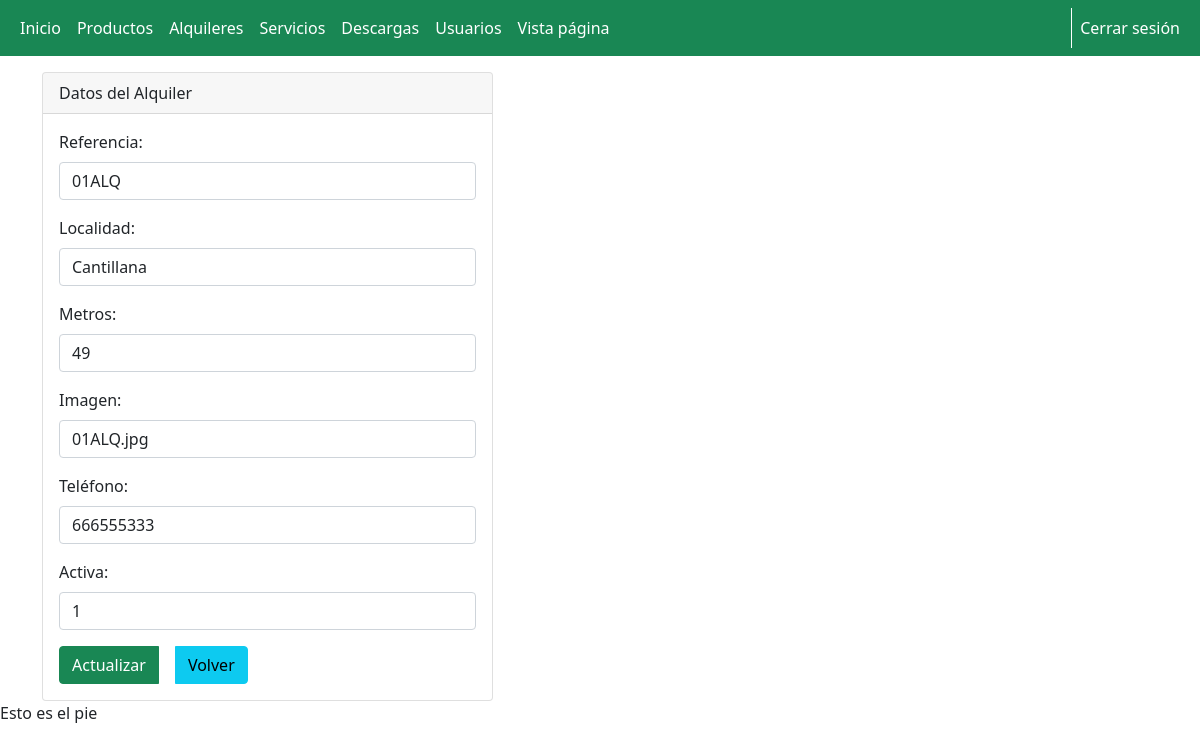
Page /admin/alquileres/formEditarAlquiler.php?id=2 (signed in) on the committed database.
### tables this page shows
CREATE TABLE `alquileres` (
  `id` int(11) NOT NULL,
  `referencia` varchar(25) NOT NULL,
  `localidad` varchar(50) NOT NULL,
  `metros` int(10) NOT NULL,
  `imagen` varchar(50) NOT NULL,
  `telefono` varchar(9) NOT NULL,
  `activa` int(1) NOT NULL
);

### config/conexion.php (called while the page is built, shortened)
<?php
Class Conexion extends Database {
    public function __construct() {
        $this->datos = "mysql:host=127.0.0.1;dbname=$this->dbname";
    }
    public function conexion() {
        try {
            $conn = new PDO($this->datos, $this->username, $this->password);
        } catch (PDOException $pe) {
            die("No se ha podido conectar con $this->dbname :" . $pe->getMessage());
        }
        return $conn;
    }
}

### config/funcionesAlquileres.php (called while the page is built, shortened)
<?php
require_once(__DIR__.'\conexion.php');
class FuncionesAlquileres{
    private $conexion;
    public function  __construct(){
        $bd = new Conexion;
        $this->conexion = $bd->conexion();
    }
    public function editar($id){
        $sql = "SELECT * FROM `alquileres` WHERE id = $id;";
        $query = $this->conexion -> prepare($sql);
        $query -> execute();
        $results = $query -> fetchAll(PDO::FETCH_ASSOC);
        return $results;
    }
}

### admin/alquileres/formEditarAlquiler.php (the view, shortened to what this page needs)
<?php
include("../template/cabecera2.php");
include("../../config/funcionesAlquileres.php");
if (isset($_SESSION['usuario']) && $_SESSION['rol'] == '1') {
  $actual = new FuncionesAlquileres;
  $datos = $actual->editar($_GET['id']);
  $referencia = $datos[0]['referencia'];
  $localidad = $datos[0]['localidad'];
  $metros = $datos[0]['metros'];
  $imagen = $datos[0]['imagen'];
  $telefono = $datos[0]['telefono'];
  $activa = $datos[0]['activa'];
?>
  <div class="col-md-5 mt-3">
    <div class="card">
      <div class="card-header">
        Datos del Alquiler
      </div>
      <div class="card-body">
        <form action="editarAlquiler.php" method="post" enctype="multipart/form-data">
          <div class="mb-3">
            <label for="referencia" class="form-label">Referencia:</label>
            <input type="text" class="form-control" id="referencia" name="referencia" value="<?php if(isset($referencia)){echo $referencia; }?>" required>
          </div>
          <div class="mb-3">
            <label for="localidad" class="form-label">Localidad:</label>
            <input type="text" class="form-control" id="localidad" name="localidad" value="<?php if(isset($localidad)){echo $localidad; } ?>" required>
          </div>
          <div class="mb-3">
            <label for="metros" class="form-label">Metros:</label>
            <input type="text" class="form-control" id="metros" name="metros" value="<?php if(isset($metros)){echo $metros; } ?>" required>
          </div>
          <div class="mb-3">
            <label for="imagen" class="form-label">Imagen:</label>
            <input type="text" class="form-control" id="imagen" name="imagen" value="<?php if(isset($imagen)){echo $imagen; } ?>" required>
          </div>
          <div class="mb-3">
            <label for="telefono" class="form-label">Teléfono:</label>
            <input type="text" class="form-control" id="telefono" name="telefono" value="<?php if(isset($telefono)){echo $telefono; } ?>" required>
          </div>
          <div class="mb-3">
            <label for="activa" class="form-label">Activa:</label>
            <input type="text" class="form-control" id="activa" name="activa" value="<?php if(isset($activa)){echo $activa; } ?>" required>
          </div>
          <div class="btn-group" role="group" aria-label="">
            <button type="submit" name="actualizar" value="actualizar" class="btn btn-success">Actualizar</button>
            <a class="btn btn-info mx-3" href="../alquileres.php" role="button">Volver</a>
          </div>
        </form>
      </div>
    </div>
  </div>
<?php
  include("../template/pie.php");
} else {
  header('Location: ../../');
}
?>

### rows in the picture
alquileres: referencia "01ALQ", localidad "Cantillana", metros "49", imagen "01ALQ.jpg", telefono "666555333", activa "1"
